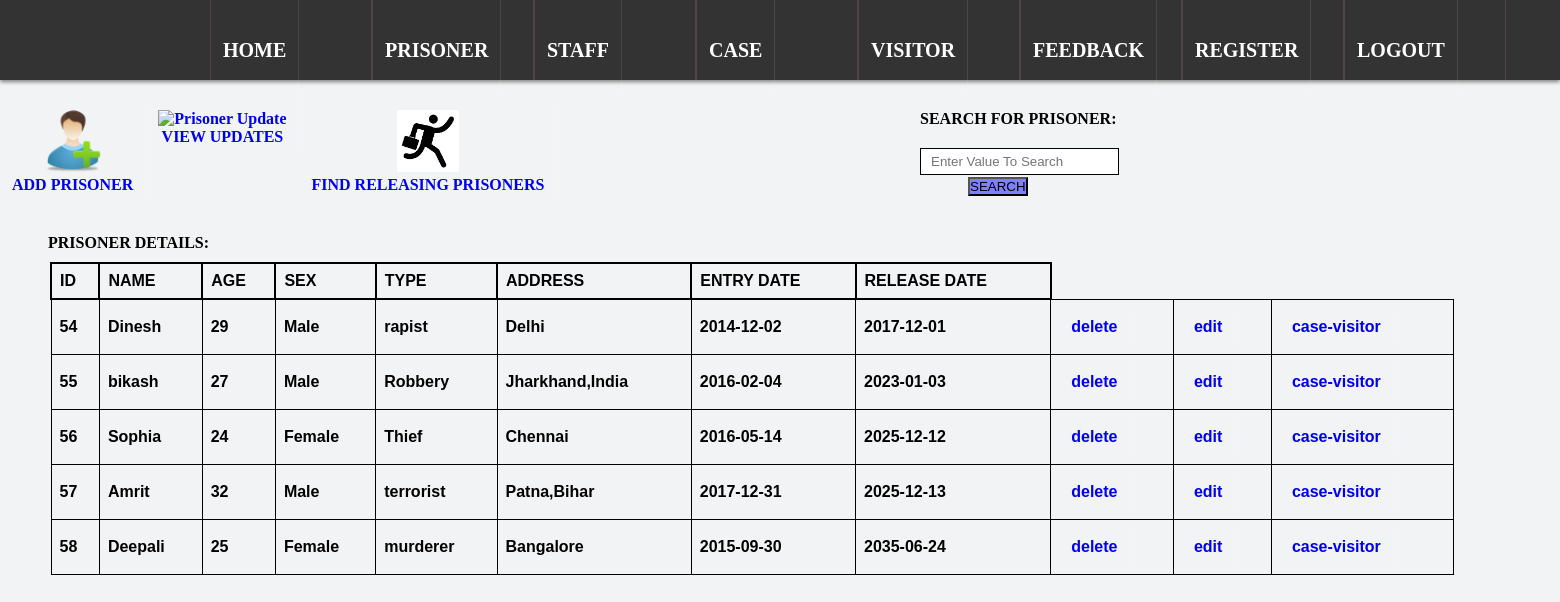
Page /viewPrisoner.php on the committed database.
### tables this page shows
CREATE TABLE `prisoner` (
  `PID` int(11) NOT NULL,
  `PRISONER_NAME` varchar(30) NOT NULL,
  `AGE` int(11) NOT NULL,
  `SEX` varchar(6) NOT NULL,
  `TYPE` varchar(30) NOT NULL,
  `ADDRESS` text NOT NULL,
  `ENTRY_DATE` date NOT NULL,
  `RELEASE_DATE` date NOT NULL
);

### viewPrisoner.php (the view, shortened to what this page needs)
<?php
include 'index.php';
if(isset($_REQUEST["search"]))
{
    $valueToSearch = $_GET["valueToSearch"];
	$query = "SELECT * FROM prisoner WHERE CONCAT(`PID`, `PRISONER_NAME`, `AGE`,`SEX`,`TYPE`,`ADDRESS`) LIKE '%".$valueToSearch."%'";
        $search_result = filterTable($query);
}
 else {
    $query = "SELECT * FROM prisoner";
    $search_result = filterTable($query);
}
function filterTable($query)
{
    $connect = mysqli_connect("localhost", "root", "", "PMS");
    $filter_Result = mysqli_query($connect, $query);
    return $filter_Result;
}
?>
<body style="background-color:#F2F3F4;">
<!DOCTYPE html>
<html>
    <head>
    </head>
    <body>
         <ul class="group">
<a href="addPrisoner.php">
<img src="images/addprisoner.png" alt="Delete Prisoner" width="62" height="62" border="0"> <br>ADD PRISONER</a>
<a href="prisonerHistory.php">
<img src="images/backup.ico" alt="Prisoner Update" width="62" height="62" border="0"> <br>VIEW UPDATES</a>
<a href="release.php">
<img src="images/release.png" alt="Prisoner Backup" width="62" height="62" border="0"> <br>FIND RELEASING PRISONERS</a>
		<form action="viewPrisoner.php" method="get">
		<div class="search">
		<strong>SEARCH FOR PRISONER:<br><br>
            <input type="text" name="valueToSearch" placeholder="Enter Value To Search"><br>
            &#8195;&#8195;&#8195;<input type="submit" name="search" value="SEARCH"><br><br>
           </div>
		   </ul>
		   &#8195;&#8195;&#8195;<strong><b>PRISONER DETAILS:</strong>
            <table>
                <tr>
                    <th>ID</th>
            <th>NAME</th>
			<th>AGE</th>
			<th>SEX</th>
            <th>TYPE</th>
			<th>ADDRESS</th>
			<th>ENTRY DATE</th>
			<th>RELEASE DATE</th>
                </tr>
                <?php while($row = mysqli_fetch_assoc($search_result)):?>
                <tr>
                  <td><?php echo $row['PID']; ?></td>
            <td><?php echo $row['PRISONER_NAME']; ?></td>
			<td><?php echo $row['AGE']; ?></td>
			<td><?php echo $row['SEX']; ?></td>
            <td><?php echo $row['TYPE']; ?></td>
			<td><?php echo $row['ADDRESS']; ?></td>
			<td><?php echo $row['ENTRY_DATE']; ?></td>
			<td><?php echo $row['RELEASE_DATE'];?> </td>
			<td> <?php echo "<a href='viewPrisoner.php?delete=$row[PID]'>delete<br />"; ?></td>
			<td> <?php echo "<a href='updatePrisoner.php?edit=$row[PID]'>edit<br />"; ?></td>
			<td><?php echo "<a href='findPcase.php?find=$row[PID]'>case-visitor<br/>"; ?> </td>
                </tr>
                <?php endwhile;?>
				</table>
    </body>
</html>

### index.php (style rules this page uses)
* { margin: 0px; padding: 0px; }

### viewPrisoner.php (style rules this page uses)
table { font-family: arial, sans-serif; border-collapse: collapse; width: 90%; margin:10px 10px 10px 50px; }
td { border: 1px solid black; text-align: left; text-size:4px; padding: 8px; }
th { text-size:4px; border: 2px solid black; text-align: left; padding: 8px; }
a { float: left; padding: 10px 12px; color: solid black; text-decoration: none; font-weight: bold; text-align: center; border-right: 1px solid rgba(255,255,255,0.1); }
.search { background: #F2F3F4;; width: 60%; border-radius: 50px; padding: 10px 20px; margin: 20px 10px 10px 900px; }
input[type=text] { padding: 5px 10px; margin: 2px 0; display: inline-block; border: 1.5px solid black; box-sizing: border-box; }
input[type=submit] { text-align: center; display: inline-block; background-color: #8080ff; cursor: pointer; }

### rows in the picture
prisoner: PID "54", PRISONER_NAME "Dinesh", AGE "29", SEX "Male", TYPE "rapist", ADDRESS "Delhi", ENTRY_DATE "2014-12-02", RELEASE_DATE "2017-12-01"
prisoner: PID "55", PRISONER_NAME "bikash", AGE "27", SEX "Male", TYPE "Robbery", ADDRESS "Jharkhand,India", ENTRY_DATE "2016-02-04", RELEASE_DATE "2023-01-03"
prisoner: PID "56", PRISONER_NAME "Sophia", AGE "24", SEX "Female", TYPE "Thief", ADDRESS "Chennai", ENTRY_DATE "2016-05-14", RELEASE_DATE "2025-12-12"
prisoner: PID "57", PRISONER_NAME "Amrit", AGE "32", SEX "Male", TYPE "terrorist", ADDRESS "Patna,Bihar", ENTRY_DATE "2017-12-31", RELEASE_DATE "2025-12-13"
prisoner: PID "58", PRISONER_NAME "Deepali", AGE "25", SEX "Female", TYPE "murderer", ADDRESS "Bangalore", ENTRY_DATE "2015-09-30", RELEASE_DATE "2035-06-24"
